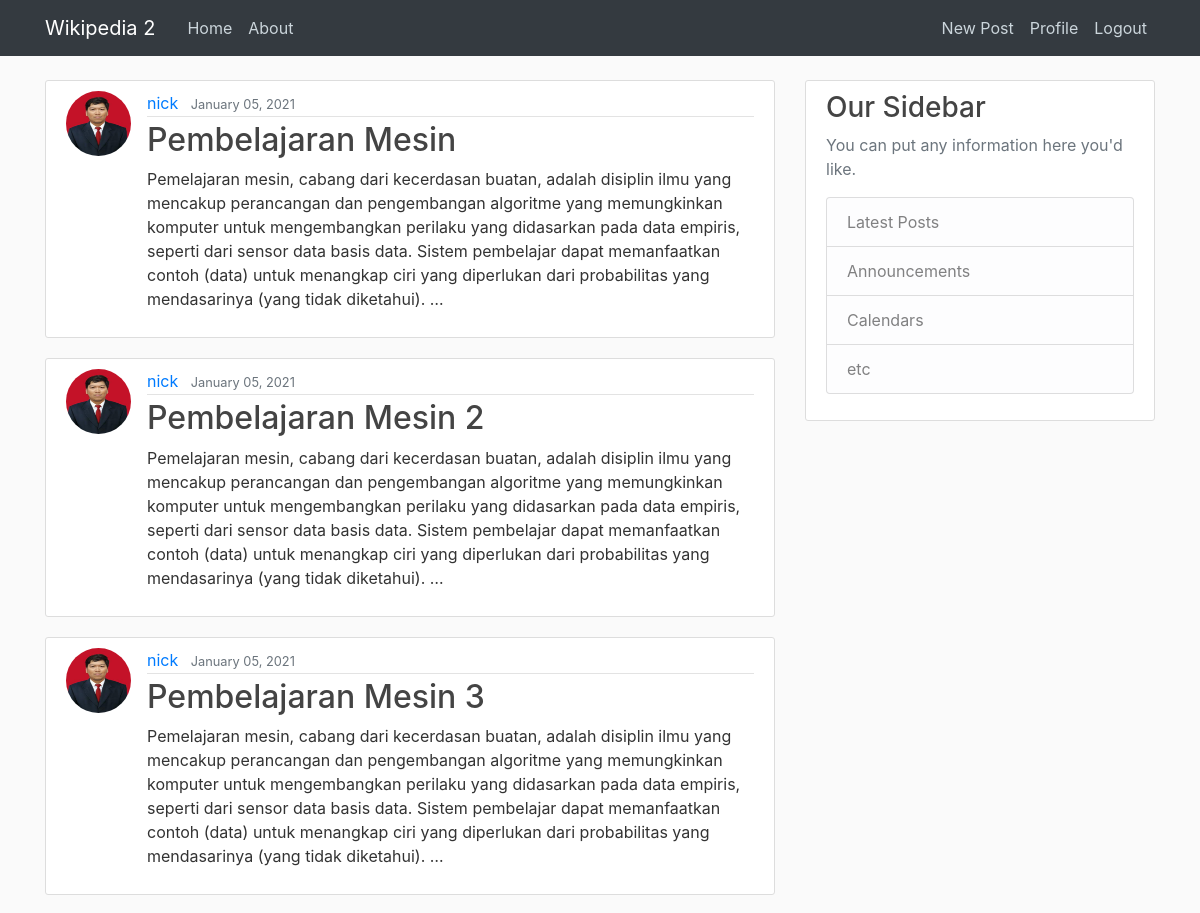
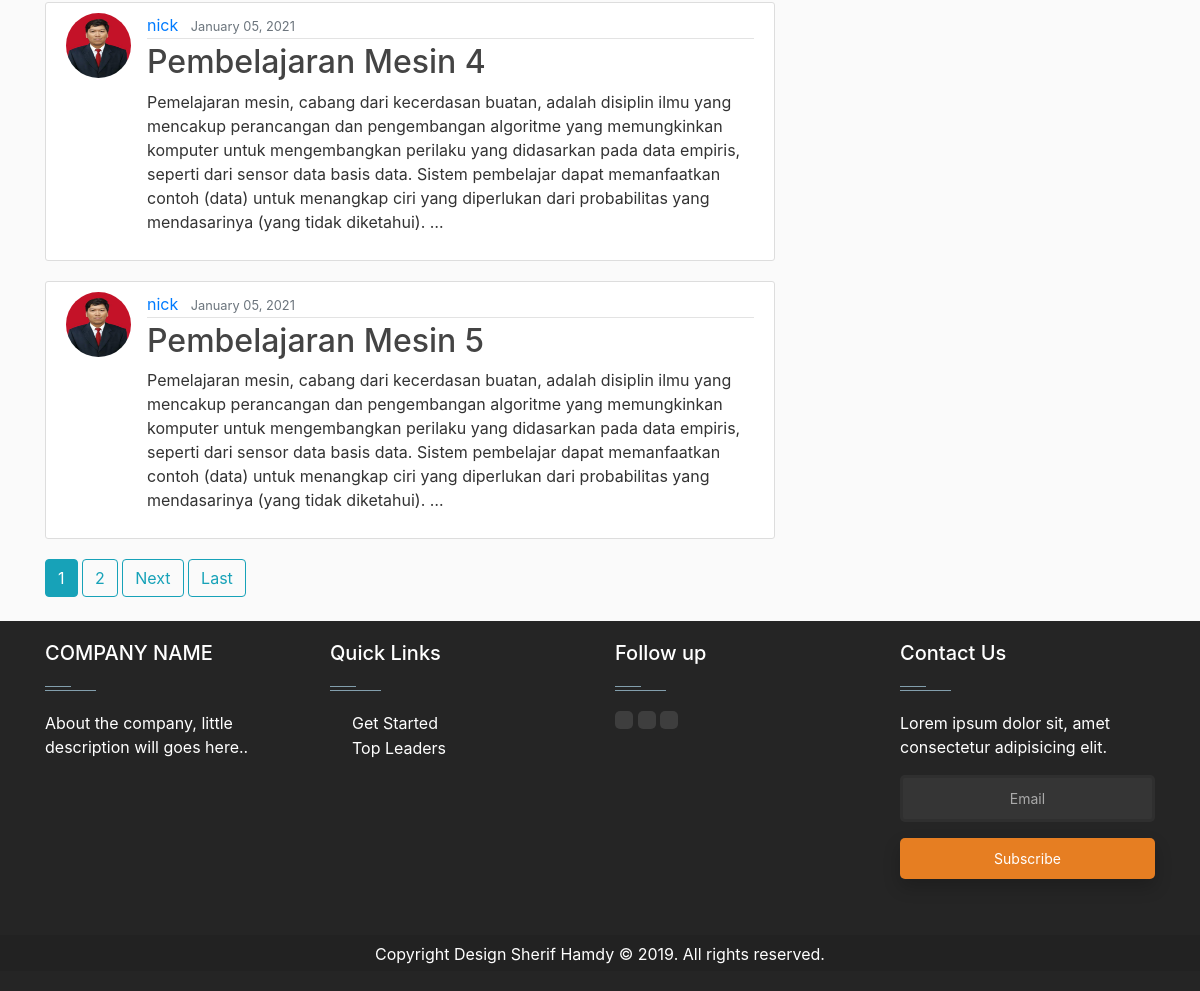
Screenshot of / (signed in) with the database file from the repository (2 pictures, top to bottom).
### blog/models.py (models this page shows, shortened)
class Post(models.Model):
    title = models.CharField(max_length=100)
    content = models.TextField()
    date_posted = models.DateTimeField(default=timezone.now)
    author = models.ForeignKey(User, on_delete=models.CASCADE)

### users/models.py (models this page shows, shortened)
class Profile(models.Model):
    user = models.OneToOneField(User, on_delete=models.CASCADE)
    image = models.ImageField(default="default.jpg", upload_to="profile_pics")

### blog/views.py (the view)
# urls.py: path("", PostListView.as_view(), name="blog-home"),
class PostListView(ListView):
    model = Post
    template_name = "blog/home.html"  # <app>/<model>_<viewtype>.html
    context_object_name = "posts"
    paginate_by = 5

### blog/templates/blog/home.html (shortened to what this page needs)
{% extends "blog/base.html" %}
{% block content %}
   {% for post in posts %}
      <article class="media content-section">
        <img class="rounded-circle article-img" src="{{ post.author.profile.image.url }}">
        <div class="media-body">
          <div class="article-metadata">
            <a class="mr-2" href="{% url 'user-posts' post.author.username %}">{{ post.author }}</a>
            <small class="text-muted">{{ post.date_posted|date:"F d, Y" }}</small>
          </div>
          <h2><a class="article-title" href="{%url 'post-detail' post.id%}">{{ post.title }}</a></h2>
          <p class="article-content">{{ post.content|truncatewords:50 }}</p>
        </div>
      </article>
   {% endfor %}
   {% if is_paginated %}
     {% for num in page_obj.paginator.page_range %}
       {% if page_obj.number == num %}
         <a class="btn btn-info mb-4" href="?page={{ num }}">{{ num }}</a>
       {% elif num > page_obj.number|add:'-3' and num < page_obj.number|add:'3' %}
         <a class="btn btn-outline-info mb-4" href="?page={{ num }}">{{ num }}</a>
       {% endif %}
     {% endfor %}
     {% if page_obj.has_next %}
        <a class="btn btn-outline-info mb-4" href="?page={{ page_obj.next_page_number }}">Next</a>
        <a class="btn btn-outline-info mb-4" href="?page={{ page_obj.paginator.num_pages }}">Last</a>
     {% endif %}
   {% endif %}
{% endblock content %}

### blog/static/blog/main.css (style rules this page uses)
body { background: #fafafa; color: #333333; margin-top: 5rem; }
h1, h2, h3, h4, h5, h6 { color: #444444; }
.content-section { background: #ffffff; padding: 10px 20px; border: 1px solid #dddddd; border-radius: 3px; margin-bottom: 20px; }
.article-title { color: #444444; }
.article-content { white-space: pre-line; }
.article-img { height: 65px; width: 65px; margin-right: 16px; }
.article-metadata { padding-bottom: 1px; margin-bottom: 4px; border-bottom: 1px solid #e3e3e3 }

### rows the page displays
Post: author.profile.image (placeholder picture), author "nick", date_posted "January 05, 2021", title "Pembelajaran Mesin", content "Pemelajaran mesin, cabang dari kecerdasan buatan, adalah disiplin ilmu yang mencakup perancangan dan pengembangan algoritme yang memungkinkan komputer untuk mengembangkan perilaku yang didasarkan pada data empiris, seperti dari sensor data basis data. Sistem pembelajar dapat memanfaatkan contoh (data) untuk menangkap ciri yang diperlukan dari probabilitas yang mendasarinya (yang tidak diketahui). …"
Post: author.profile.image (placeholder picture), author "nick", date_posted "January 05, 2021", title "Pembelajaran Mesin 2", content "Pemelajaran mesin, cabang dari kecerdasan buatan, adalah disiplin ilmu yang mencakup perancangan dan pengembangan algoritme yang memungkinkan komputer untuk mengembangkan perilaku yang didasarkan pada data empiris, seperti dari sensor data basis data. Sistem pembelajar dapat memanfaatkan contoh (data) untuk menangkap ciri yang diperlukan dari probabilitas yang mendasarinya (yang tidak diketahui). …"
Post: author.profile.image (placeholder picture), author "nick", date_posted "January 05, 2021", title "Pembelajaran Mesin 3", content "Pemelajaran mesin, cabang dari kecerdasan buatan, adalah disiplin ilmu yang mencakup perancangan dan pengembangan algoritme yang memungkinkan komputer untuk mengembangkan perilaku yang didasarkan pada data empiris, seperti dari sensor data basis data. Sistem pembelajar dapat memanfaatkan contoh (data) untuk menangkap ciri yang diperlukan dari probabilitas yang mendasarinya (yang tidak diketahui). …"
Post: author.profile.image (placeholder picture), author "nick", date_posted "January 05, 2021", title "Pembelajaran Mesin 4", content "Pemelajaran mesin, cabang dari kecerdasan buatan, adalah disiplin ilmu yang mencakup perancangan dan pengembangan algoritme yang memungkinkan komputer untuk mengembangkan perilaku yang didasarkan pada data empiris, seperti dari sensor data basis data. Sistem pembelajar dapat memanfaatkan contoh (data) untuk menangkap ciri yang diperlukan dari probabilitas yang mendasarinya (yang tidak diketahui). …"
Post: author.profile.image (placeholder picture), author "nick", date_posted "January 05, 2021", title "Pembelajaran Mesin 5", content "Pemelajaran mesin, cabang dari kecerdasan buatan, adalah disiplin ilmu yang mencakup perancangan dan pengembangan algoritme yang memungkinkan komputer untuk mengembangkan perilaku yang didasarkan pada data empiris, seperti dari sensor data basis data. Sistem pembelajar dapat memanfaatkan contoh (data) untuk menangkap ciri yang diperlukan dari probabilitas yang mendasarinya (yang tidak diketahui). …"

### other values shown
{{ num }} "1"
{{ num }} "2"
